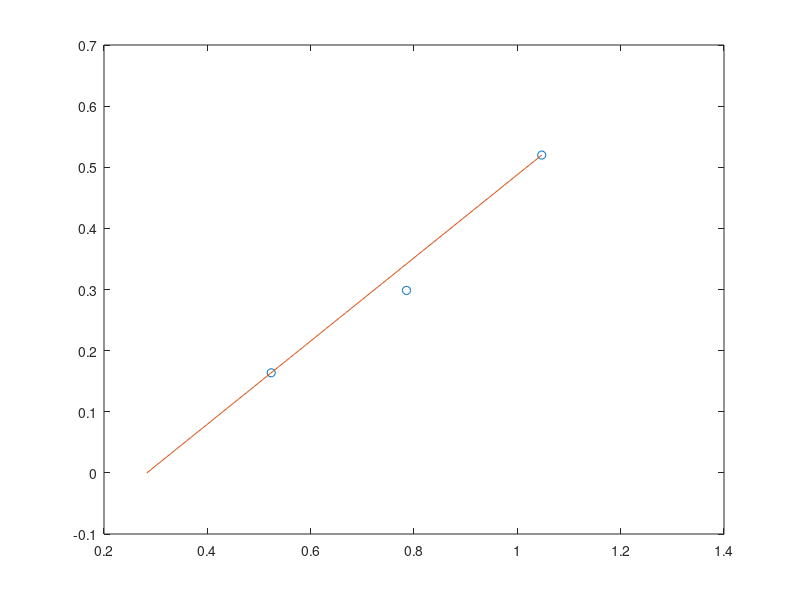

Reproduce this figure in MATLAB.
% Wind tunnel results
% started 05/10/24 - Rosalind Aves

S = 0.47;
mu = deg2rad(-5);

F_D = [7,5.5,4]; % drag force from load cell at 9m/s
V = [9,8,7]; % m/s in wind tunnel
rho = 1.225;
alpha = [deg2rad(60), deg2rad(45), deg2rad(30)];

C_D = F_D ./ (0.5 * rho .* V.^2 .* S);

C_N = C_D ./ cos(alpha);
C_L = C_N .* sin(alpha);
F_L = 0.5 .* rho .* S .* C_L .* V.^2;

gamma = atan(C_D ./ C_L);

W = 3.2 * 9.81;

V_wt = sqrt(W./(0.5 .* C_N .* S .* rho));
w_wt = V_wt .* sin(alpha + mu);
u_wt = V_wt .* cos(alpha + mu);

% Mach
w_mach_1 = 6.5; % terminal velocity
gamma_mach = deg2rad(45); % think so ?
V_mach = w_mach_1 / sin(gamma_mach);
W_mach = 9.81;

C_N_mach = W_mach / (0.5 * rho * V_mach^2 * S);

V_mach_3 = sqrt(W/(0.5 * C_N_mach * S * rho));
w_mach_3 = V_mach_3 * sin(gamma_mach);
u_mach_3 = V_mach_3 * cos(gamma_mach);




%% drift and wind

Uwind = 8.9; % max u velocity

time_mach_3 = 3000/w_mach_3;
drift_mach_3 = u_mach_3 * time_mach_3;
drift_mach_3_wind = (u_mach_3 + Uwind) * time_mach_3;

time_wt = 3000./w_wt;
drift_wt = u_wt .* time_wt;
drift_wt_wind = (u_wt + Uwind) .* time_wt;


%% plot CL alpha
CL_a(1) = (C_L(1) - C_L(2)) / (alpha(1) - alpha(2));
CL_a(2) = (C_L(1) - C_L(3)) / (alpha(1) - alpha(3));
CL_a(3) = (C_L(3) - C_L(2)) / (alpha(3) - alpha(2));

CLalpha_wt = mean(CL_a);

% y = mx + CL0
CL0 = C_L(1) - CLalpha_wt*alpha(1);
alpha0 = -CL0/CLalpha_wt;
%  

x = linspace(alpha0, alpha(1));
y = CLalpha_wt.*x + CL0;
figure();
plot(alpha, C_L, 'o')
hold on;
plot(x, y)
